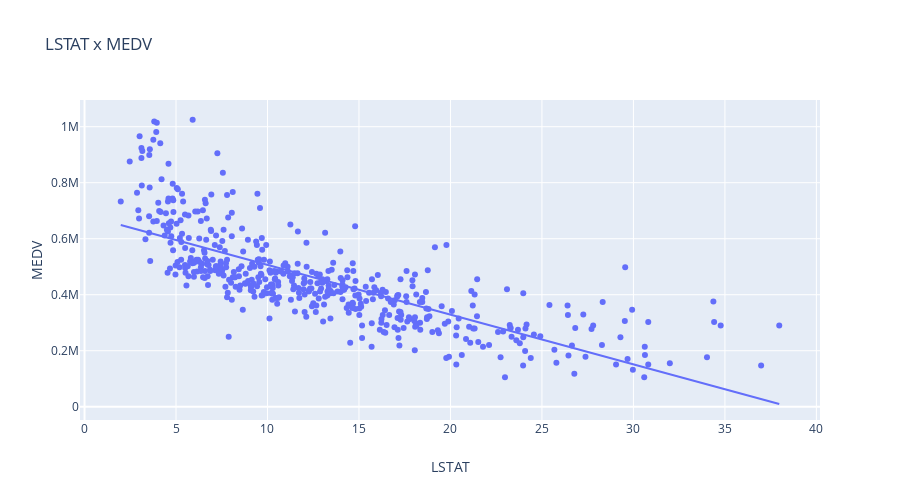

Notebook code cell kept with this figure:
### Code cell
#LSTAT x MEDV camparison
px.scatter(data, x='LSTAT',y='MEDV',title='LSTAT x MEDV',trendline='ols', height=500) #trendline 'ols' or 'lowess'

### Figure 1 — Plotly figure (JSON) as saved in the notebook; plotly's stock layout.template omitted (floating-point values rounded to 4 significant figures; data arrays with more than 128 entries replaced by an {"elided": "..."} marker saying what was removed)
{"data": [{"hovertemplate": "LSTAT=%{x}<br>MEDV=%{y}<extra></extra>", "legendgroup": "", "marker": {"color": "#636efa", "symbol": "circle"}, "mode": "markers", "name": " ", "showlegend": false, "type": "scatter", "uid": "05180996-7ac2-4e63-bb39-656fe116973c", "x": {"elided": "489 float values"}, "xaxis": "x", "y": {"elided": "489 int values"}, "yaxis": "y"}, {"hovertemplate": "<b>OLS trendline</b><br>MEDV = -17759.048327 * LSTAT + 684138.493068<br>R<sup>2</sup>=0.578619<br><br>LSTAT=%{x}<br>MEDV=%{y} <b>(trend)</b><extra></extra>", "legendgroup": "", "marker": {"color": "#636efa", "symbol": "circle"}, "mode": "lines", "name": " ", "showlegend": false, "type": "scatter", "uid": "6d38f070-bb12-460b-a6fe-de732b7e1482", "x": {"elided": "489 float values"}, "xaxis": "x", "y": {"elided": "489 float values"}, "yaxis": "y"}], "layout": {"grid": {"xaxes": ["x"], "xgap": 0.1, "xside": "bottom", "yaxes": ["y"], "ygap": 0.1, "yside": "left"}, "height": 500, "legend": {"tracegroupgap": 0}, "title": {"text": "LSTAT x MEDV"}, "xaxis": {"title": {"text": "LSTAT"}}, "yaxis": {"title": {"text": "MEDV"}}}}
